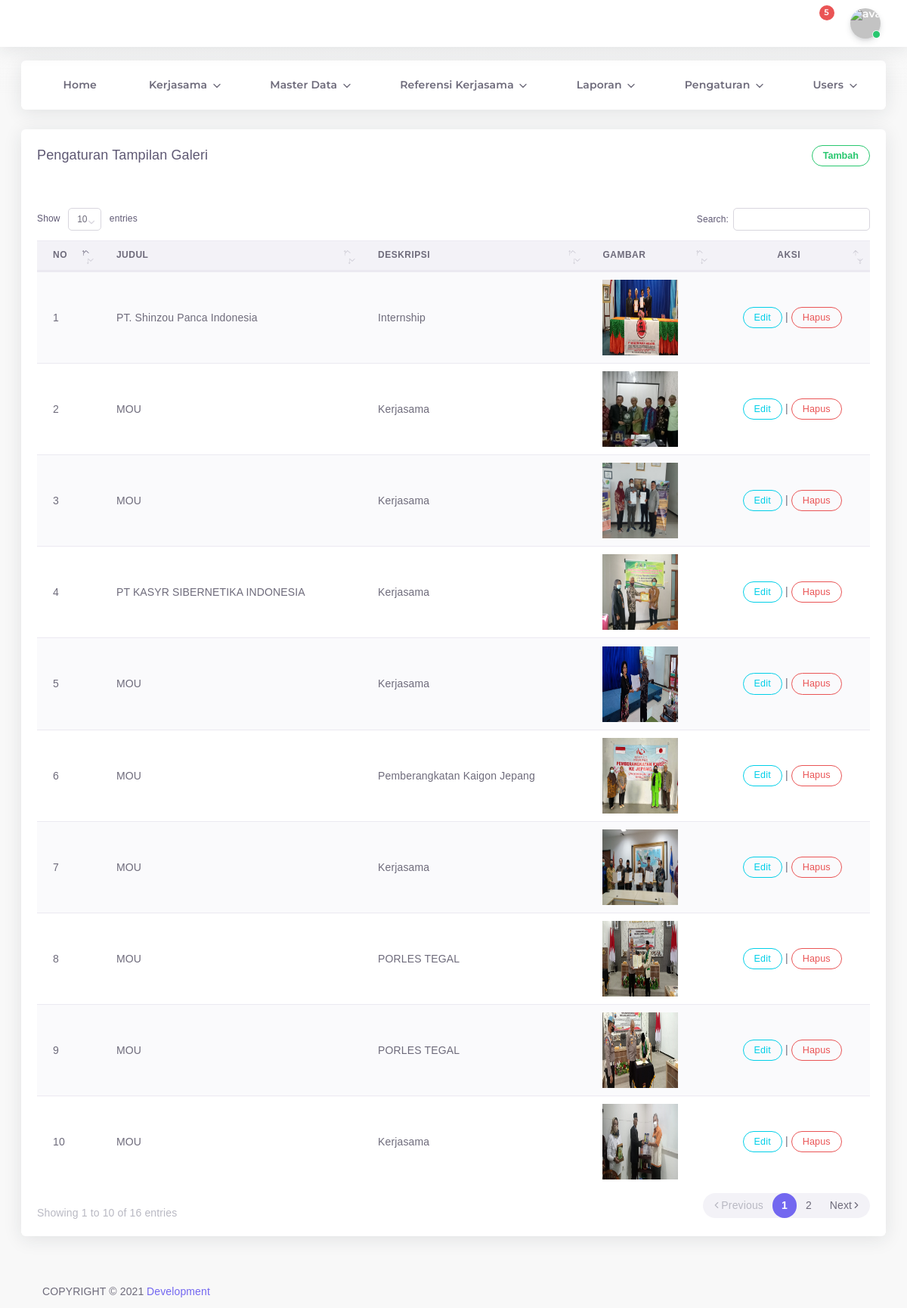
Screenshot of /admin/galeri.php (signed in) with the database file from the repository.
### tables this page shows
CREATE TABLE `galeri` (
  `id` int(11) NOT NULL,
  `judul` varchar(255) NOT NULL,
  `deskripsi` text NOT NULL,
  `gambar` varchar(255) NOT NULL
);

### admin/galeri.php (the view, shortened to what this page needs)
<?php
include "header.php";
?>
<div class="app-content content ">
  <div class="content-wrapper container-xxl p-0">
    <div class="row match-height">
      <div class="col-lg-12">
        <div class="card">
          <div class="card-header">
            <h4 class="card-title">Pengaturan Tampilan Galeri</h4>
            <button type="button" class="btn btn-outline-success round btn-sm" data-toggle="modal" data-target="#add">
              <strong>Tambah</strong>
            </button>
          </div>
          <div class="card-body table-responsive">
            <table id="dataTables" class="table table-striped">
              <thead>
                <tr>
                  <th>No</th>
                  <th>Judul</th>
                  <th>Deskripsi</th>
                  <th>Gambar</th>
                  <th style="text-align:center;">Aksi</th>
                </tr>
              </thead>
              <tbody>
                <?php
											include "config.php";
											$no = 1;
											$data = mysqli_query($kon, "SELECT * FROM galeri ORDER BY id ASC");
											while($hasil = mysqli_fetch_array($data)){
											?>
                <tr>
                  <td>
                    <?php echo $no++; ?>
                  </td>
                  <td><?php echo $hasil ['judul'];?></td>
                  <td><?php echo $hasil ['deskripsi'];?></td>
                  <td><img src="../img/<?php echo $hasil['gambar']; ?>" width="100" height="100"></td>
                  <td style="text-align:center ;">
                    <a href="#" type="button" class="open_modal btn btn-outline-info round btn-sm" data-toggle="modal"
                      data-target="#edit<?php echo $hasil['id']; ?>">Edit</a> |
                    <a href="#" type="button" class="open_modal btn btn-outline-danger round btn-sm" data-toggle="modal"
                      data-target="#deleteEmployeeModal<?php echo $hasil['id']; ?>">Hapus</a>
                  </td>
                </tr>
                <?php
									}
									?>
              </tbody>
            </table>
          </div>
        </div>
      </div>
    </div>
  </div>
  <div class="drag-target"></div>
  <?php include "footer.php";?>
  </body>
  </html>

### admin/header.php (shortened to what this page needs)
<!DOCTYPE html>
<html class="loading" lang="en" data-textdirection="ltr">
  <head>
    <link rel="stylesheet" type="text/css" href="../vendor/app-assets/css/pages/page-auth.css">
    <link rel="stylesheet" type="text/css" href="../vendor/app-assets/css/plugins/forms/form-validation.css">
    <link rel="stylesheet" type="text/css" href="../vendor/app-assets/vendors/css/vendors.min.css">
    <link rel="stylesheet" type="text/css" href="../vendor/app-assets/vendors/css/charts/apexcharts.css">
    <link rel="stylesheet" type="text/css" href="../vendor/app-assets/css/bootstrap.css">
    <link rel="stylesheet" type="text/css" href="../vendor/app-assets/css/bootstrap-extended.css">
    <link rel="stylesheet" type="text/css" href="../vendor/app-assets/css/colors.css">
    <link rel="stylesheet" type="text/css" href="../vendor/app-assets/css/components.css">
    <link rel="stylesheet" type="text/css" href="../vendor/app-assets/css/themes/dark-layout.css">
    <link rel="stylesheet" type="text/css" href="../vendor/app-assets/css/themes/bordered-layout.css">
    <link rel="stylesheet" type="text/css" href="../vendor/app-assets/css/themes/semi-dark-layout.css">
    <link rel="stylesheet" type="text/css" href="../vendor/app-assets/css/core/menu/menu-types/horizontal-menu.css">
    <link rel="stylesheet" type="text/css" href="../vendor/app-assets/css/pages/dashboard-ecommerce.css">
    <link rel="stylesheet" type="text/css" href="../vendor/app-assets/css/plugins/charts/chart-apex.css">
    <link rel="stylesheet" type="text/css" href="../vendor/assets/css/style.css">
    <link rel="stylesheet" type="text/css" href="../vendor/app-assets/vendors/css/forms/select/select2.min.css">
    <link rel="stylesheet" type="text/css" href="../vendor/app-assets/vendors/css/pickers/pickadate/pickadate.css">
    <link rel="stylesheet" type="text/css" href="../vendor/app-assets/vendors/css/pickers/flatpickr/flatpickr.min.css">
    <link rel="stylesheet" href="../plugins/datatables-bs4/css/dataTables.bootstrap4.min.css">
    <link rel="stylesheet" href="../plugins/datatables-responsive/css/responsive.bootstrap4.min.css">
    <link rel="stylesheet" type="text/css" href="../vendor/app-assets/vendors/css/file-uploaders/dropzone.min.css">
    <link rel="stylesheet" type="text/css" href="../vendor/app-assets/css/plugins/forms/form-file-uploader.css">
  </head>
  <body class="horizontal-layout horizontal-menu  navbar-floating footer-static  " data-open="hover"
    data-menu="horizontal-menu" data-col="">
    <nav class="header-navbar navbar-expand-lg navbar navbar-fixed align-items-center navbar-shadow navbar-brand-center"
      data-nav="brand-center">
      <div class="navbar-container d-flex content">
        <ul class="nav navbar-nav align-items-center ml-auto">
          <li class="nav-item d-none d-lg-block">
            <a class="nav-link nav-link-style">
              <i class="ficon" data-feather="moon"></i>
            </a>
          </li>
          <li class="nav-item dropdown dropdown-notification mr-25">
            <a class="nav-link" href="javascript:void(0);" data-toggle="dropdown">
              <i class="ficon" data-feather="bell"></i>
              <span class="badge badge-pill badge-danger badge-up">5</span></a>
          </li>
          <li class="nav-item dropdown dropdown-user">
            <a class="nav-link dropdown-toggle dropdown-user-link" id="dropdown-user" href="javascript:void(0);"
              data-toggle="dropdown" aria-haspopup="true" aria-expanded="false">
              <div class="user-nav d-sm-flex d-none">
              </div>
              <span class="avatar"><img class="round" src="../vendor/app-assets//images/portrait/small/avatar-s-11.jpg"
                  alt="avatar" height="40" width="40">
                <span class="avatar-status-online"></span></span>
            </a>
          </li>
        </ul>
      </div>
    </nav>
    <?php include 'menu.php';
?>

### admin/menu.php (shortened to what this page needs)
<div class="horizontal-menu-wrapper">
  <div
    class="header-navbar navbar-expand-sm navbar navbar-horizontal floating-nav navbar-light navbar-shadow menu-border container-xxl"
    role="navigation" data-menu="menu-wrapper" data-menu-type="floating-nav">
    <div class="navbar-container main-menu-content" data-menu="menu-container">
      <ul class="nav navbar-nav" id="main-menu-navigation" data-menu="menu-navigation">
        <li data-menu="" <?php if (isset($_GET["home"])){echo 'class="active"';}?>>
          <a class="dropdown-item d-flex align-items-center" href="home.php?home">
            <i data-feather="home"></i>
            <span data-i18n="Documentation"><strong>Home</strong></span>
          </a>
        </li>
        <li class="dropdown nav-item" data-menu="dropdown"
          <?php if (isset($_GET["kerjasama"])){echo 'class="active"';}?>>
          <a class="dropdown-toggle nav-link d-flex align-items-center" data-toggle="dropdown">
            <i data-feather='folder-plus'></i>
            <span data-i18n="Misc"><strong>Kerjasama</strong> </span></a>
        </li>
        <li class="dropdown nav-item" data-menu="dropdown"
          <?php if (isset($_GET["master"])){echo 'class="active"';}?>>
          <a class="dropdown-toggle nav-link d-flex align-items-center" data-toggle="dropdown">
            <i data-feather="box"></i>
            <span data-i18n="Misc"><strong>Master Data</strong></span></a>
        </li>
        <li class="dropdown nav-item" data-menu="dropdown">
          <a class="dropdown-toggle nav-link d-flex align-items-center" href="#" data-toggle="dropdown">
            <i data-feather="paperclip"></i>
            <span data-i18n="Misc"><strong>Referensi Kerjasama</strong></span></a>
        </li>
        <li class="dropdown nav-item" data-menu="dropdown">
          <a class="dropdown-toggle nav-link d-flex align-items-center" href="#" data-toggle="dropdown">
            <i data-feather="database"></i>
            <span data-i18n="Misc"><strong>Laporan</strong></span></a>
        </li>
        <li class="dropdown nav-item" data-menu="dropdown">
          <a class="dropdown-toggle nav-link d-flex align-items-center" href="#" data-toggle="dropdown">
            <i data-feather="settings"></i>
            <span data-i18n="Misc"><strong>Pengaturan</strong></span></a>
        </li>
        <li class="dropdown nav-item" data-menu="dropdown">
          <a class="dropdown-toggle nav-link d-flex align-items-center" href="#" data-toggle="dropdown">
            <i data-feather="settings"></i>
            <span data-i18n="Misc"><strong>Users</strong></span></a>
        </li>
      </ul>
    </div>
  </div>
</div>

### admin/footer.php (shortened to what this page needs)
<footer class="footer footer-static footer-light">
  <p class="clearfix mb-0"><span class="float-md-left d-block d-md-inline-block mt-25">COPYRIGHT &copy; 2021<a
        class="ml-25" href="#" target="_blank">Development</a></span></p>
</footer>

### admin/header.php (style rules this page uses)
.navbar-floating, .label { font-size: 14px; font-weight: 400; font-family: Rubik, sans-serif; }

### rows the page displays
galeri: judul "PT. Shinzou Panca Indonesia", deskripsi "Internship", gambar (picture)
galeri: judul "MOU", deskripsi "Kerjasama", gambar (picture)
galeri: judul "MOU", deskripsi "Kerjasama", gambar (picture)
galeri: judul "PT KASYR SIBERNETIKA INDONESIA", deskripsi "Kerjasama", gambar (picture)
galeri: judul "MOU", deskripsi "Kerjasama", gambar (picture)
galeri: judul "MOU", deskripsi "Pemberangkatan Kaigon Jepang", gambar (picture)
galeri: judul "MOU", deskripsi "Kerjasama", gambar (picture)
galeri: judul "MOU", deskripsi "PORLES TEGAL", gambar (picture)
galeri: judul "MOU", deskripsi "PORLES TEGAL", gambar (picture)
galeri: judul "MOU", deskripsi "Kerjasama", gambar (picture)
